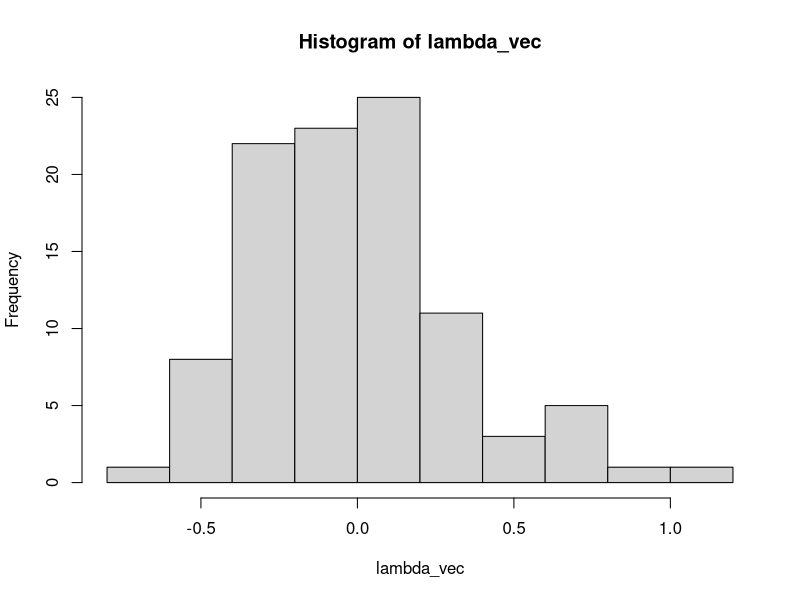

Source code (R):
logitCDF <- function(t) {
  return(exp(t)/(exp(t)+1))
}

n = 100  			
beta=1				# Actual beta, TODO: 0.5, -1
betaList = seq(-5, 5, .1)	# Range of beta to plot
x = runif(n, -5, 5)		# Set random x vals between -5 and 5

N <- 100
lambda_vec <- c()
for(i in 1:N) {
  #Simulate Yi's using model 1
  u = runif(n)
  Y1 = rep(0,n)
  T1 = log(u/(1-u))

  for (i in 1:n) {
    if (x[i]*beta + T1[i]>0) {Y1[i]=1}
  }
  
  #calculate MLEs using glm
  logit <- glm(Y1~x, family=binomial()) 
  probit <- glm(Y1~x, family=binomial(link="probit")) 
  
  mle_logit <- logit$coefficients[-1]
  mle_probit <- probit$coefficients[-1]
  
  #calculate log-likelihoods for MLEs
  lik_logit <- sum(Y1*log(1 - logitCDF(-x*mle_logit))
                   + (1-Y1)*log(logitCDF(-x*mle_logit)))
  
  lik_probit <- sum(Y1*log(1 - pnorm(-x*mle_probit))
                    + (1-Y1)*log(pnorm(-x*mle_probit)))
  
  lambda <- lik_logit - lik_probit
  
  lambda_vec <- c(lambda_vec, lambda)
  
}

hist(lambda_vec)
